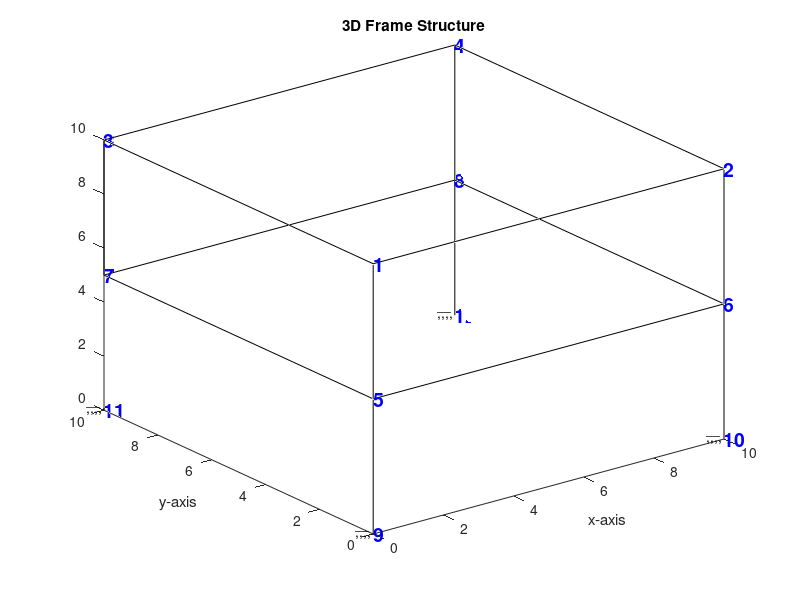

MATLAB code for this plot: (Note: this script raises an error after producing the figure.)
%% Input Structural Properties
clear 
clc
% y=0;
% while y == 0
%     prompt = {'Number of bays along x-direction: ','Number of bays along y-direction: ',...
%         'Number of storey: ', 'Dimension of one bay along length: ', 'Dimension of one bay along breadth: ',...
%         'Dimension of one storey: '};
%     dlg_title = 'Structural Properties';
%     defaultans = {'1','1','1','10','5','10'};
%     x = inputdlg(prompt,dlg_title,[1 50; 1 50; 1 50; 1 50; 1 50; 1 50], defaultans);
%     m = str2double(x{1,:}); 
%     n = str2double(x{2,:}); 
%     s = str2double(x{3,:});
%     a = str2double(x{4,:}); 
%     b = str2double(x{5,:}); 
%     c = str2double(x{6,:});
%     if s>0 && m>=0 && n>=0 && a>0 && b>0 && c>0 && rem(s,1)==0 && rem(m,1)==0 && rem(n,1)==0
%         y = 1;
%     elseif s<=0 || a<=0 || b<=0 || c<=0
%         uiwait(warndlg('Number of Storey or member lengths cannot be zero or negative','!! Error !!','modal'));
%         y = 0;
%     elseif rem(m,1)~=0 || rem(n,1)~=0
%         uiwait(warndlg('Number of bays along length or width cannot by fractional','!! Error !!','modal'));
%         y = 0;
%     elseif rem(s,1)~=0 
%         uiwait(warndlg('Number of Storey cannot by fractional','!! Error !!','modal'));
%         y = 0;
%     elseif m<0 || n<0
%         uiwait(warndlg('Number of bays along length or width cannot be negative','!! Error !!','modal'));
%         y = 0;
%     else
%         uiwait(warndlg('Please input numbers','!! Error !!','modal'));
%         y = 0;        
%     end
% end
m = 1; n = 1; s = 2;
a = 10; b = 10; c = 5;

%% Nodes Coordinats
n_nodes = (m+1)*(n+1)*(s+1); % Total Number of nodes
Nodes_i = zeros(n_nodes,3); % Coordinates of all nodes
for i = 1:n_nodes
    Nodes_i(i,1) = (rem(i-1,m+1))*a;
    Nodes_i(i,2) = (ceil((rem(i-1,((m+1)*(n+1)))+1)/(m+1))-1)*b;
    Nodes_i(i,3) = (s + 1 - ceil(i/((m+1)*(n+1))))*c;
end

adjacency = zeros(n_nodes,n_nodes);
for i = 1:n_nodes
    for j = i+1:n_nodes
        xA = Nodes_i(i,1);
        yA = Nodes_i(i,2);
        zA = Nodes_i(i,3);
        xB = Nodes_i(j,1);
        yB = Nodes_i(j,2);
        zB = Nodes_i(j,3);
        if (xB-xA == a && yB-yA == 0 && zA-zB == 0 && zA ~= 0) ... 
                || (xB-xA == 0 && yB-yA == b && zA-zB == 0 && zA ~= 0) ...
                || (xB-xA == 0 && yB-yA == 0 && zA-zB == c)
            adjacency(i,j) = 1;
        end
    end
end

%% Figure

% Drawing line plot in 3D
for i=1:n_nodes
    for j=1:n_nodes
        line=adjacency(i,j);
        if line ~= 0 
            plot3([Nodes_i(i,1),Nodes_i(j,1)],[Nodes_i(i,2),Nodes_i(j,2)],[Nodes_i(i,3),Nodes_i(j,3)],'k');
            hold all;
        end
    end    
end
% Numbering all nodes
for i=1:n_nodes
     text(Nodes_i(i,1),Nodes_i(i,2),Nodes_i(i,3),['\bf',num2str(i)],'Color',[0 0.0 1.0],'FontSize',14);
     hold all;
end
% Drawing fixed supports
for i=0:m
    for j=0:n
        text(i*a-0.05*a,j*b,0.07*c,'__','Color',[0 0.0 0.0],'FontSize',10);
        text(i*a-0.05*a,j*b,0.02*c,',,,,','Color',[0 0.0 0.0],'FontSize',10);
        hold all;
    end
end
set(gcf,'Visible','off')
xlabel('x-axis')
ylabel('y-axis')
title('3D Frame Structure')
% axis([-1*a (m+1)*a -1*b (n+1)*b 0 (s+1)*c])
clc
set(gcf,'Visible','on')

%% Degree of freedom associated with each nodes
dof=zeros(n_nodes,6);
for i=1:(m+1)*(n+1)*(s+1)
    for j=1:6
        dof(i,j)=6*i-6+j;
    end
end
        
%% Association matrix
member_nos = 0;
for i = 1:n_nodes
    for j = i+1:n_nodes
        xA = Nodes_i(i,1);
        yA = Nodes_i(i,2);
        zA = Nodes_i(i,3);
        xB = Nodes_i(j,1);
        yB = Nodes_i(j,2);
        zB = Nodes_i(j,3);
        if (xB-xA == a && yB-yA == 0 && zA-zB == 0 && zA ~= 0) ...
                || (xB-xA == 0 && yB-yA == b && zA-zB == 0 && zA ~= 0) ...
                || (xB-xA == 0 && yB-yA == 0 && zA-zB == c)
            member_nos = member_nos + 1;
            if xB-xA == a && yB-yA == 0 && zA-zB == 0
                L(member_nos) = a;
                t(member_nos) = 1; % Element in x-direction
            elseif xB-xA == 0 && yB-yA == b && zA-zB == 0
                L(member_nos) = b;
                t(member_nos)= 2 ; % Element in y-direction
            elseif xB-xA == 0 && yB-yA == 0 && zA-zB == c 
                L(member_nos) = c;
                t(member_nos) = 3; % Element in z-direction
            end
            elements(member_nos,1) = i;
            elements(member_nos,2) = j;
            asscn(member_nos,:) = [dof(i,1) dof(i,2) dof(i,3) dof(i,4) dof(i,5) dof(i,6)...
                dof(j,1) dof(j,2) dof(j,3) dof(j,4) dof(j,5) dof(j,6)];            
        end
    end
end

%% Model Update after Perturbation
y = 0;
e = (m+1)*(n+1)*s;
dlg_title = 'Perturbation';
prompt = cell(1,e);
defaultans = cell(1,e);
for i=1:e
    prompt(i) = {string(['Lateral Displacement in x-direction at Node ' num2str(i) ':'])};
    defaultans(i) = {'0'};
end
x = inputdlg(prompt, dlg_title, 1, defaultans); % Input of perturbation

for i=1:e
    prompt(i) = {string(['Lateral Displacement in y-direction at Node ' num2str(i) ':'])};
    defaultans(i) = {'0'};
end
y = inputdlg(prompt, dlg_title, 1, defaultans); % Input of perturbation

% Model Update
delta_Nodes = zeros(n_nodes,3); % Change in elevation of nodes
for i=1:e
    delta_Nodes(i,1) =  str2double(x{i,:}); 
    delta_Nodes(i,2) =  str2double(y{i,:}); 
end

%% Distributed Algorithm
neighbour = zeros(n_nodes,n_nodes);
v = (m+1)*(n+1);
% Interacting column matrix
for i=1:n_nodes
    if (i-v)>0
        neighbour(i,i-v) = 1;
    end
    if (i+v)<n_nodes+1
    neighbour(i,i+v) =1;
    end
end

% Coordinates after perturbation
Nodes_f = Nodes_i + delta_Nodes; 
alpha = 0.3; % alpha value

% Difference between final and initial x- and y- coordinates
z = zeros(e,2);
for i=1:e
   z(i,1) = Nodes_f(i,1) - Nodes_i(i,1);
   z(i,2) = Nodes_f(i,2) - Nodes_i(i,2);
end

% Drawing line plot in 3D
for i=1:n_nodes
    for j=1:n_nodes
        line=adjacency(i,j);
        if line ~= 0 
            plot3([Nodes_f(i,1),Nodes_f(j,1)],[Nodes_f(i,2),Nodes_f(j,2)],[Nodes_f(i,3),Nodes_f(j,3)],'--r');
            hold all;
        end
    end    
end
set(gcf,'Visible','off')
set(gcf,'Visible','on')

%% Iteration
t = 0;
while max(abs(z))>0.0001
    for i=1:e
        delta_x = 0;
        delta_y = 0;
        for j=1:n_nodes
            delta_x = delta_x + neighbour(i,j)*(Nodes_f(j,1) - Nodes_f(i,1));
            delta_y = delta_y + neighbour(i,j)*(Nodes_f(j,2) - Nodes_f(i,2));
        end
        z(i,1) = delta_x;
        z(i,2) = delta_y;
    end
    Nodes_f(1:e,1:2) = Nodes_f(1:e,1:2) + alpha*z;
    t = t+1;
end

% Drawing line plot in 3D
for i=1:n_nodes
    for j=1:n_nodes
        line=adjacency(i,j);
        if line ~= 0 
            plot3([Nodes_f(i,1),Nodes_f(j,1)],[Nodes_f(i,2),Nodes_f(j,2)],[Nodes_f(i,3),Nodes_f(j,3)],'-.k');
            hold all;
        end
    end    
end
set(gcf,'Visible','off')
set(gcf,'Visible','on')
legend('Initial','Intermediate','Final')
clc
%%
Comp = [Nodes_i(1:e,1:2), Nodes_f(1:e,1:2)]
t




